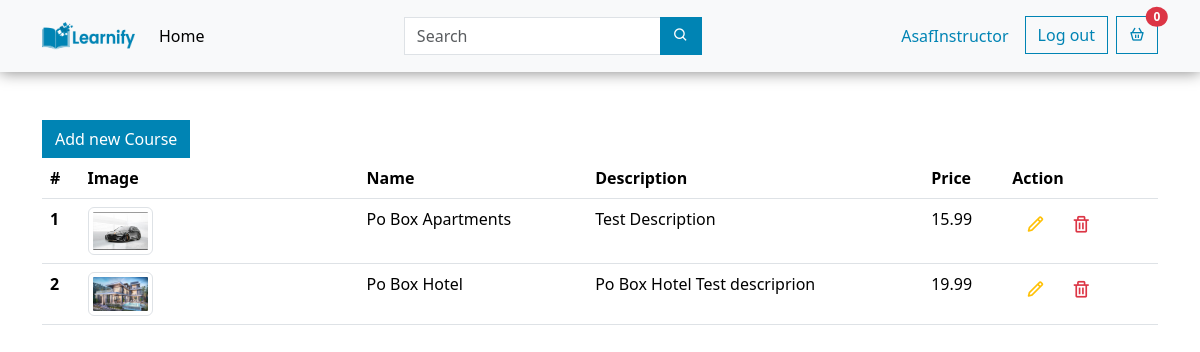
Page /courses/dashboard (signed in) on the earlier database version.
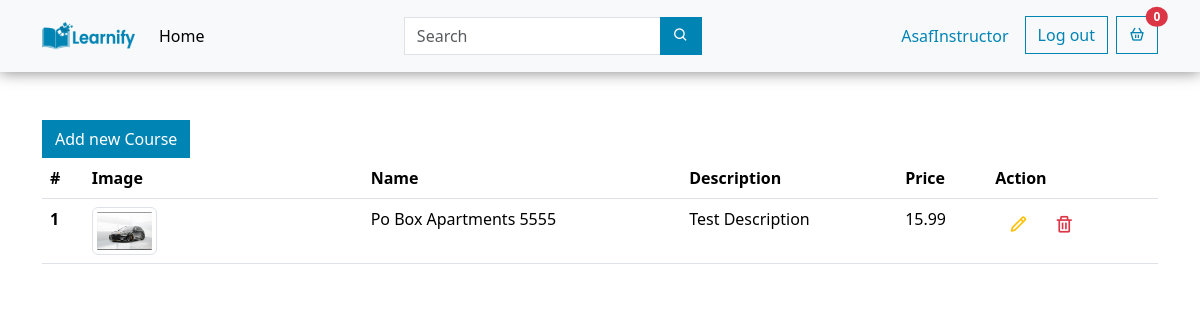
Same page on the later database version.
### courses/models.py (models this page shows, shortened)
class Course(models.Model):
    instructor = models.ForeignKey(User, on_delete=models.CASCADE)
    category = models.ForeignKey(Category, on_delete=models.CASCADE, blank=True, null=True)
    name = models.CharField(max_length=255)
    description = models.TextField()
    price = models.FloatField(default=0.0)
    image = models.ImageField(null=True, blank=True, default='noimage.jpg', upload_to="courses/")
    created_at = models.DateTimeField(auto_now_add=True)

### courses/views.py (the view)
# urls.py: path("dashboard", views.dashboard, name="dashboard"),
@login_required
def dashboard(request):
    user = request.user
    if user.groups.filter(name='student').exists():
        context = {"enrollments": Enrollment.objects.filter(student_id=request.user.id)}
    else:
        context = {"courses": Course.objects.filter(instructor_id=request.user.id)}
    return render(request, "dashboard.html", context)

### courses/templates/dashboard.html (shortened to what this page needs)
{% extends "layouts/app.html" %}
{% block content %}
<div class="container my-5">
    {% if perms.courses.add_course %}
    <a href="{% url 'upload_course' %}" class="btn btn-primary rounded-0">Add new Course</a>
    <table class="table">
        <thead>
            <tr>
                <th scope="col">#</th>
                <th scope="col">Image</th>
                <th scope="col">Name</th>
                <th scope="col">Description</th>
                <th scope="col">Price</th>
                <th scope="col">Action</th>
            </tr>
        </thead>
        <tbody>
            {% for course in courses %}
            <tr>
                <th scope="row">{{ forloop.counter }}</th>
                <td class="w-25"><img class="img-thumbnail w-25" src="{{ course.image.url }}" alt="{{ course.name }}">
                </td>
                <td>{{course.name}}</td>
                <td>{{course.description}}</td>
                <td>{{course.price}}</td>
                <td>
                    <div class="d-flex align-items-center">
                        <a href="{% url 'update_course' course.id %}" class="btn btn-transparent"><i class="bx bx-pencil text-warning h5"></i></a>
                    <form method="post" action="{% url 'delete_course' course.id %}">
                        <button type="submit" class="btn btn-transparent"><i class="bx bx-trash text-danger h5"></i></button>
                    </form>
                    </div>
                </td>
            </tr>
            {% endfor %}
        </tbody>
    </table>
    {% endif %}
</div>
{% endblock %}

Differences in the rows shown:
removed Course: image (picture), name "Po Box Hotel", description "Po Box Hotel Test descriprion", price "19.99"
changed Course "Test Description": name "Po Box Apartments" → "Po Box Apartments 5555"
